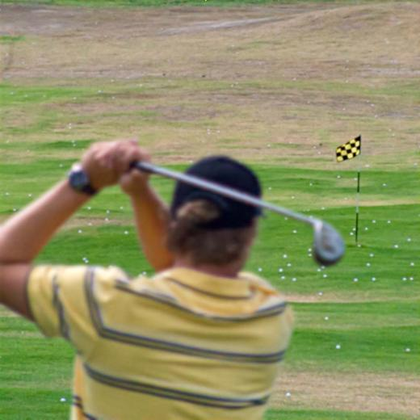
%> input picture Data/MFF/Lytro/A/01.png, 420 x 420 px, shrunk from 520 x 520 before the run; its folder holds only this picture in this run
$ octave YCbCr2RGB_Main_Double.m   (GNU Octave 9; MATLAB toolbox functions it lacks are replaced by stand-ins)
%> lines starting %> are read from the running program, lines starting %| are printed output that depends on the picture
### Code/RGB2YCbCr.m
function [Y,Cb,Cr]=RGB2YCbCr(img_rgb)
	R=img_rgb(:,:,1);
	G=img_rgb(:,:,2);
	B=img_rgb(:,:,3);
	% rgbתihs
	Y   = 0.257*R+0.564*G+0.098*B+16;
	Cb = -0.148*R-0.291*G+0.439*B+128;
	Cr  = 0.439*R-0.368*G-0.071*B+128;
end

### Code/YCbCr2RGB.m
function [image_RGB]=YCbCr2RGB(img_YCbCr)
    Y=img_YCbCr(:,:,1);
    Cb=img_YCbCr(:,:,2);
    Cr=img_YCbCr(:,:,3);
    % rgbתihs
    R = 1.164*(Y-16)+1.596*(Cr-128);
    G = 1.164*(Y-16)-0.392*(Cb-128)-0.813*(Cr-128);
    B = 1.164*(Y-16)+2.017*(Cb-128);
    image_RGB=cat(3,R,G,B);
end

### Code/YCbCr2RGB_Main_Double.m
%% 两幅源图像都是彩色图像
clc;
clear all;
A_dir = fullfile('..\Data\MFF\Lytro\A'); % 包含所有源图像A的文件夹路径
B_dir = fullfile('..\Data\MFF\Lytro\B'); % 包含所有源图像B的文件夹路径
Fused_dir = fullfile('..\Comparison\MFF\SwinFusion_Lytro_Y'); % 融合图像的Y通道的文件夹路径
save_dir = fullfile('..\Comparison\MFF\SwinFusion_Lytro'); % 彩色融合图像的文件夹路径
fileFolder=fullfile(A_dir);
dirOutput=dir(fullfile(fileFolder,'*.png'));
fileNames = {dirOutput.name};
[m, num] = size(fileNames);
if exist(save_dir,'dir')==0
	mkdir(save_dir);
end
for i = 1:num
    name_A = fullfile(A_dir, fileNames{i});
    name_B = fullfile(B_dir, fileNames{i});
    name_fused = fullfile(Fused_dir, fileNames{i});
    save_name = fullfile(save_dir, fileNames{i});
    image_A = double(imread(name_A));
    image_B = double(imread(name_B));
    I_result = double(imread(name_fused));
    [Y1,Cb1,Cr1]=RGB2YCbCr(image_A);
%> in RGB2YCbCr, `G=img_rgb(:,:,2);`:
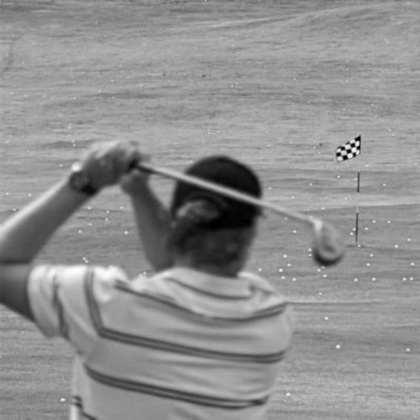
%> G: size 420x420 double; min 0, max 253, mean 143.3
%> in RGB2YCbCr, `Cb = -0.148*R-0.291*G+0.439*B+128;`:
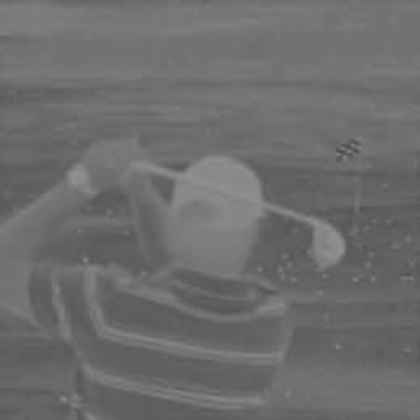
%> Cb: size 420x420 double; min 76.77, max 147.2, mean 109.2
%> in RGB2YCbCr, `Cr  = 0.439*R-0.368*G-0.071*B+128;`:
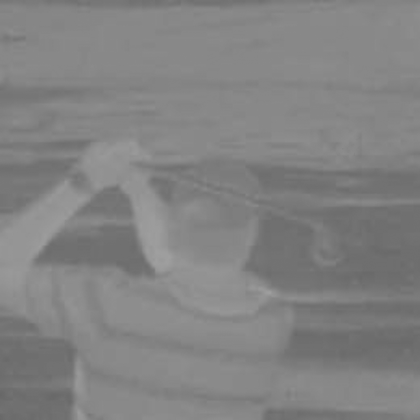
%> Cr: size 420x420 double; min 103.5, max 159.6, mean 130.5
    [Y2,Cb2,Cr2]=RGB2YCbCr(image_B);
    [H,W]=size(Cb1);
%> H = 420; W = 420
    Cb=ones([H,W]);
    Cr=ones([H,W]);
    for k=1:H
        for n=1:W
            if (abs(Cb1(k,n)-128)==0&&abs(Cb2(k,n)-128)==0)
                Cb(k,n)=128;
            else
                middle_1= Cb1(k,n)*abs(Cb1(k,n)-128)+Cb2(k,n)*abs(Cb2(k,n)-128);
                middle_2=abs(Cb1(k,n)-128)+abs(Cb2(k,n)-128);
                Cb(k,n)=middle_1/middle_2;
            end
            if (abs(Cr1(k,n)-128)==0&&abs(Cr2(k,n)-128)==0)
                Cr(k,n)=128;
            else
                middle_3=Cr1(k,n)*abs(Cr1(k,n)-128)+Cr2(k,n)*abs(Cr2(k,n)-128);
                middle_4=abs(Cr1(k,n)-128)+abs(Cr2(k,n)-128);
                Cr(k,n)=middle_3/middle_4;
            end
        end
    end
%> after the loop, middle_1 = 4797.6; middle_2 = 45.61; middle_3 = 636.8; middle_4 = 5.08
    I_final_YCbCr=cat(3,I_result,Cb,Cr);
    I_final_RGB=YCbCr2RGB(I_final_YCbCr);
%> in YCbCr2RGB, `R = 1.164*(Y-16)+1.596*(Cr-128);`:
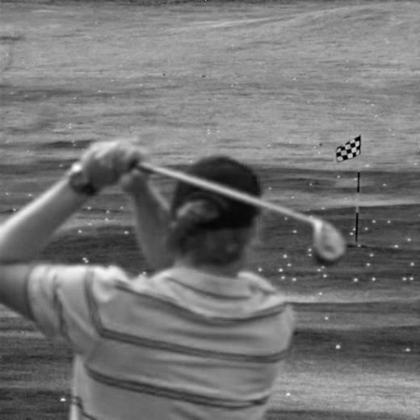
%> R: size 420x420 double; min -215.9, max 477.7, mean 101.9; drawn with min black and max white
%> in YCbCr2RGB, `G = 1.164*(Y-16)-0.392*(Cb-128)-0.813*(Cr-128);`:
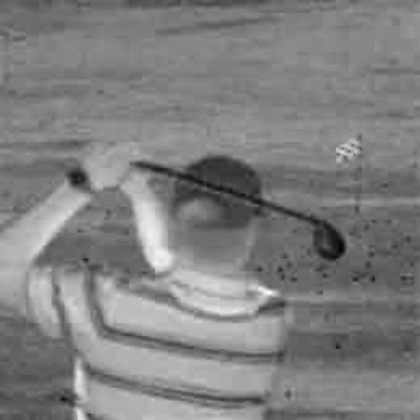
%> G: size 420x420 double; min 69.62, max 256.6, mean 163.5; drawn with min black and max white
%> in YCbCr2RGB, `image_RGB=cat(3,R,G,B);`:
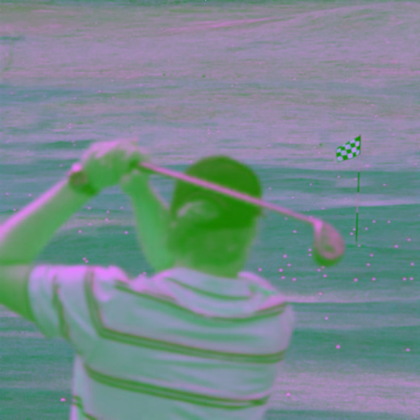
%> image_RGB: size 420x420x3 double; mean R, G, B 101.9, 163.5, 177.5; drawn with min black and max white
    imwrite(uint8(I_final_RGB), save_name);
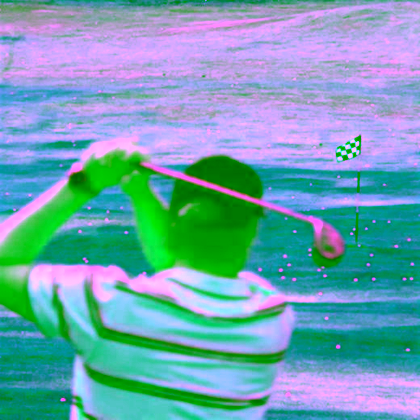
%> saved as 01.png: size 420x420x3 uint8; mean R, G, B 110.3, 163.5, 177.4
    disp(save_name);
end

$ run again, on Data/MFF/Lytro/A/05.png
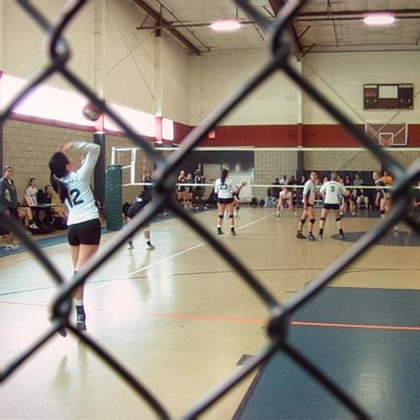
%> input picture Data/MFF/Lytro/A/05.png, 420 x 420 px, shrunk from 520 x 520 before the run
%> in RGB2YCbCr, `Cr  = 0.439*R-0.368*G-0.071*B+128;`:
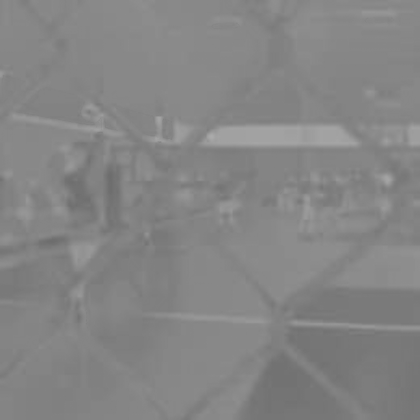
%> Cr: size 420x420 double; min 109.4, max 171.1, mean 133
%> after the loop `for k=1:H`: middle_1 = 1493.3; middle_2 = 11.18; middle_3 = 1911; middle_4 = 15.92
%> `imwrite(uint8(I_final_RGB), save_name);`:
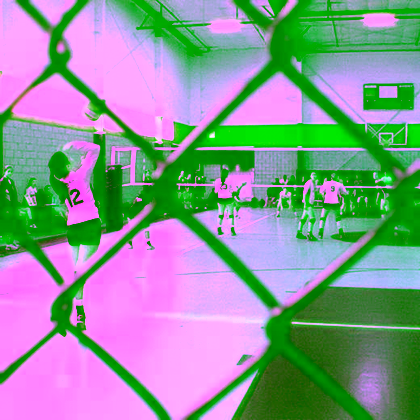
%> saved as 05.png: size 420x420x3 uint8; mean R, G, B 139.2, 151.6, 151.1

$ run again, on Data/MFF/Lytro/A/07.png
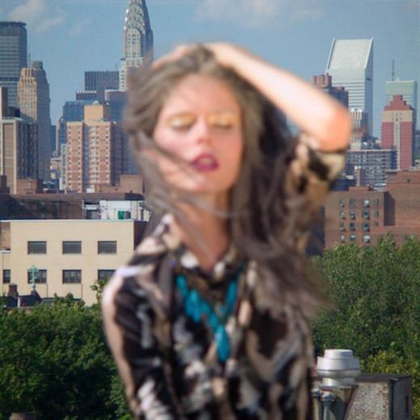
%> input picture Data/MFF/Lytro/A/07.png, 420 x 420 px, shrunk from 520 x 520 before the run
%> after the loop `for k=1:H`: middle_1 = 2473.1; middle_2 = 21.05; middle_3 = 200.5; middle_4 = 1.58
%> `imwrite(uint8(I_final_RGB), save_name);`:
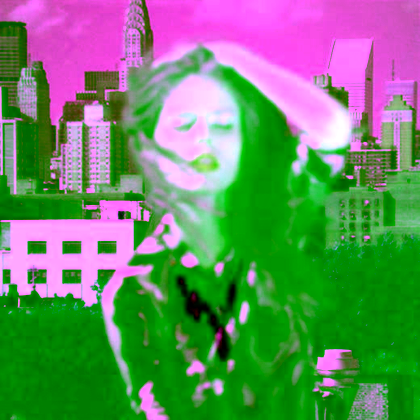
%> saved as 07.png: size 420x420x3 uint8; mean R, G, B 104.4, 137.1, 102.1
